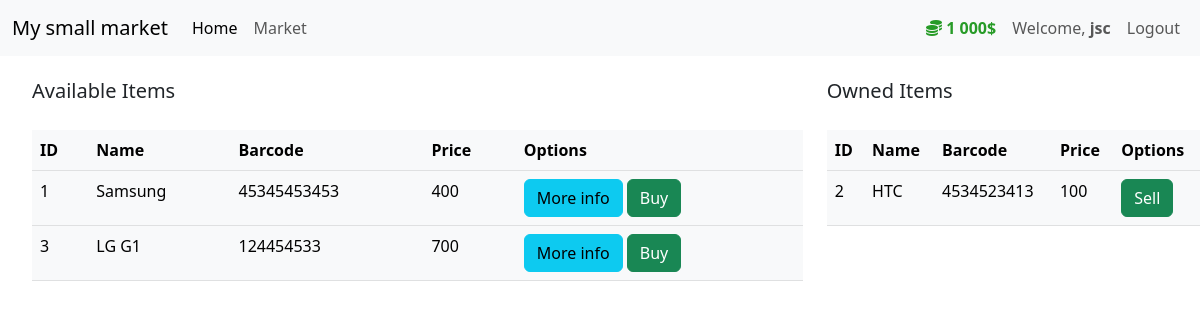
The page /market (signed in) on the database as committed earlier.
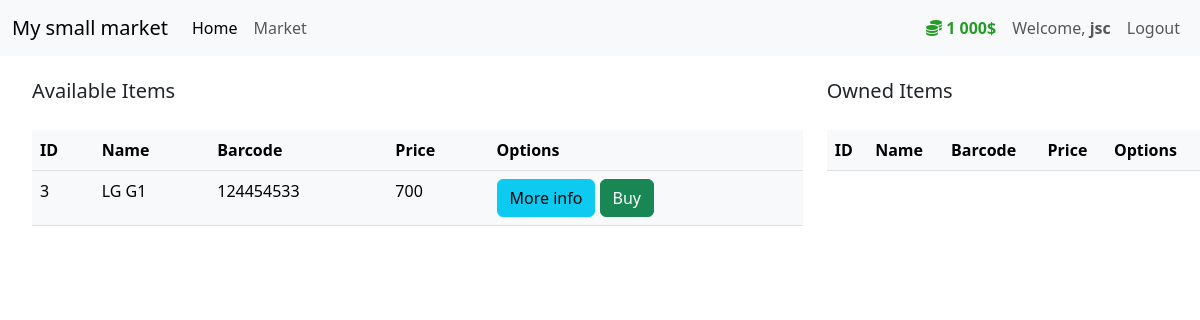
The same page on the database as committed later.
### market/models.py (models this page shows, shortened)
class User(db.Model, UserMixin):
    id = db.Column(db.Integer(), primary_key=True)
    username = db.Column(db.String(length=30), unique=True, nullable=False)
    email_address = db.Column(db.String(length=50), unique=True, nullable=False)
    password_hash = db.Column(db.String(length=60), nullable=False)
    budget = db.Column(db.Integer(), nullable=False, default=1000)
    items = db.relationship("Item", backref="item_owner", lazy=True)
    @property
    def better_budget(self):
        if len(str(self.budget)) > 3:
            return f"{str(self.budget)[:-3]} {str(self.budget)[-3:]}$"
        else:
            return f"{self.budget}$"
    @property
    def password(self):
        return self.password

class Item(db.Model):
    id = db.Column(db.Integer(), primary_key=True)
    name = db.Column(db.String(length=30), nullable=False, unique=True)
    price = db.Column(db.Integer(), nullable=False)
    barcode = db.Column(db.String(length=20), nullable=False, unique=True)
    description = db.Column(db.String(length=2000), nullable=False, unique=True)
    owner = db.Column(db.Integer(), db.ForeignKey("user.id"))

### market/routes.py (the view, shortened to what this page needs)
@app.route("/market", methods=["GET", "POST"])
@login_required
def market_page():
    purchase_form = PurchaseForm()
    sell_form = SellForm()
    if request.method == "GET":
        items = Item.query.filter_by(owner=None)
        owned_items = Item.query.filter_by(owner=current_user.id)
        return render_template("market.html", items=items, purchase_form=purchase_form, owned_items=owned_items, sell_form=sell_form)

### market/models.py (called while the page is built)
@login_manager.user_loader
def load_user(user_id):
    return User.query.get(int(user_id))

### market/templates/market.html (shortened to what this page needs)
{% extends "home.html" %}
{% block body %}
    <div class="row" style="margin-top: 20px; margin-left: 20px;">
        <div class="col-8">
            <p class="lead mb-4">Available Items</p>
            <table class="table table-hover table-light">
                <thead>
                    <tr>
                        <th scope="col">ID</th>
                        <th scope="col">Name</th>
                        <th scope="col">Barcode</th>
                        <th scope="col">Price</th>
                        <th scope="col">Options</tr>
                </thead>
                <tbody>
                    {% for item in items %}
                        <tr>
                            <td>{{ item.id }}</td>
                            <td>{{ item.name }}</td>
                            <td>{{ item.barcode }}</td>
                            <td>{{ item.price }}</td>
                            <td>
                                <button class="btn btn-outline btn-info" data-bs-toggle="modal" data-bs-target="#info_modal-{{ item.id }}">More info</button>
                                <button class="btn btn-outline btn-success" data-bs-toggle="modal" data-bs-target="#buy_modal-{{ item.id }}">Buy</button>
                            </td>
                        </tr>
                    {% endfor %}
                </tbody>
            </table>
        </div>
        <div class="col-4">
            <p class="lead mb-4">Owned Items</p>
            <table class="table table-hover table-light">
                <thead>
                    <tr>
                        <th scope="col">ID</th>
                        <th scope="col">Name</th>
                        <th scope="col">Barcode</th>
                        <th scope="col">Price</th>
                        <th scope="col">Options</tr>
                </thead>
                <tbody>
                    {% for owned_item in owned_items %}
                        <tr>
                            <td>{{ owned_item.id }}</td>
                            <td>{{ owned_item.name }}</td>
                            <td>{{ owned_item.barcode }}</td>
                            <td>{{ owned_item.price }}</td>
                            <td>
                                <button class="btn btn-outline btn-success" data-bs-toggle="modal" data-bs-target="#sell_modal-{{ owned_item.id }}">Sell</button>
                            </td>
                        </tr>
                    {% endfor %}
                </tbody>
            </table>
        </div>
    </div>
{% endblock %}

### market/templates/home.html (shortened to what this page needs)
{% extends "base.html" %}

### market/templates/base.html (shortened to what this page needs)
<!DOCTYPE html>
<html lang="en">
<head>
    <link href="https://cdn.jsdelivr.net/npm/bootstrap@5.3.0-alpha1/dist/css/bootstrap.min.css" rel="stylesheet">
    <link rel="stylesheet" href="https://cdnjs.cloudflare.com/ajax/libs/font-awesome/6.3.0/css/all.min.css" />
</head>
<body>
    <nav class="navbar navbar-expand-lg bg-body-tertiary">
        <div class="container-fluid">
            <a class="navbar-brand" href="{{ url_for('home_page') }}">My small market</a>
            <div class="collapse navbar-collapse" id="navbarText">
                <ul class="navbar-nav me-auto mb-2 mb-lg-0">
                    <li class="nav-item">
                    <a class="nav-link active" aria-current="page" href="{{ url_for('home_page') }}">Home</a>
                    </li>
                    <li class="nav-item">
                    <a class="nav-link" href="{{ url_for('market_page')}}">Market</a>
                    </li>
                </ul>
                {% if current_user.is_authenticated %}
                    <ul class="navbar-nav">
                        <li class="nav-item">
                            <a class="nav-link" style="color: rgb(39, 155, 39); font-weight: bolder;">
                                <i class="fa-solid fa-coins"></i>
                                {{ current_user.better_budget }}
                            </a>
                        </li>
                        <li class="nav-item">
                            <a class="nav-link">Welcome, <strong>{{ current_user.username }}</strong> </a>
                        </li>
                        <li class="nav-item">
                            <a class="nav-link" href="{{ url_for('logout_page') }}">Logout</a>
                        </li>
                    </ul>
                {% endif %}
            </div>
        </div>
    </nav>
    {% block body %} {% endblock %}
</body>
</html>

Rows that differ between the two databases and show on the page:
no longer on this page (row edited): Item: id "1", name "Samsung", barcode "45345453453", price "400"
no longer on this page (row edited): Item: id "2", name "HTC", barcode "4534523413", price "100"
